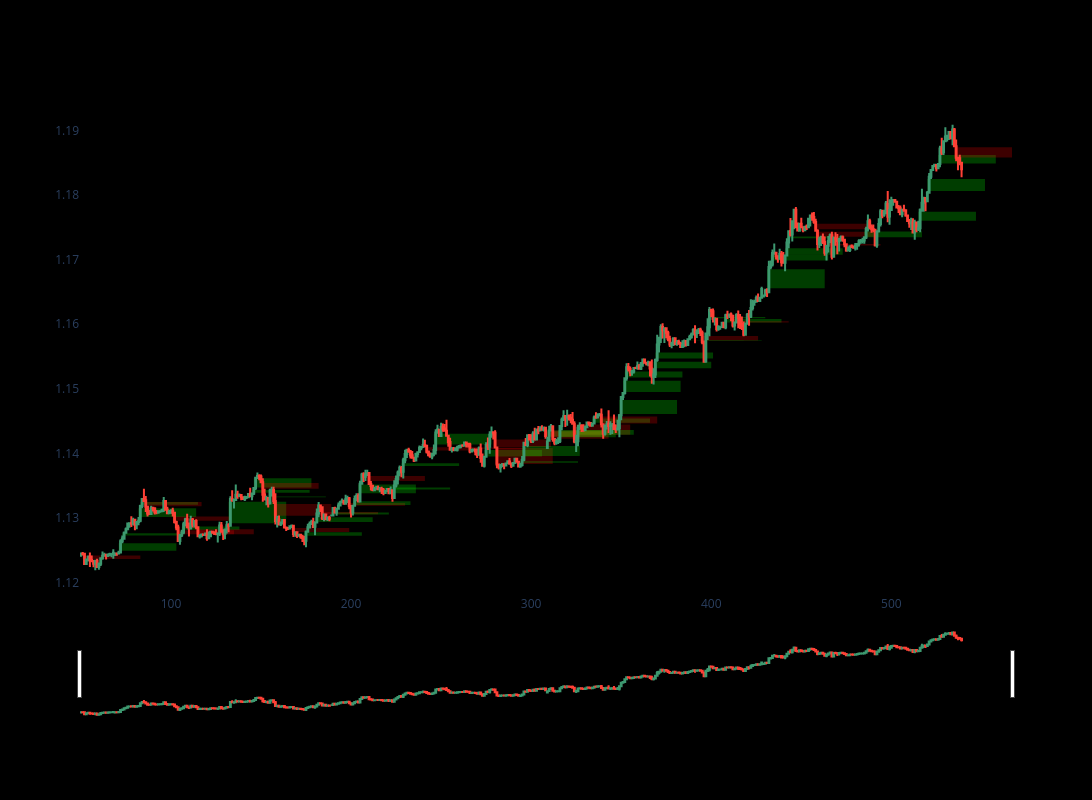

The cell this chart's notebook holds for it:
### Code cell
import plotly.graph_objects as go
from plotly.subplots import make_subplots
from datetime import datetime
dfpl = df[50:540]
# Create the figure
fig = go.Figure()

# Add candlestick chart
fig.add_trace(go.Candlestick(
    x=dfpl.index,
    open=dfpl["Open"],
    high=dfpl["High"],
    low=dfpl["Low"],
    close=dfpl["Close"],
    name="Candles"
))

# Add FVG zones
for _, row in dfpl.iterrows():
    if isinstance(row["FVG"], tuple):
        fvg_type, start, end, index = row["FVG"]
        color = "rgba(0,255,0,0.3)" if fvg_type == "bullish" else "rgba(255,0,0,0.3)"
        fig.add_shape(
            type="rect",
            x0=index -2,
            x1=index + 30,
            y0=start,
            y1=end,
            fillcolor=color,
            opacity=0.8,
            layer="below",
            line=dict(width=0),
        )

# Show the chart
fig.update_layout(width=1200, height=800,
                  xaxis=dict(showgrid=False),
                  yaxis=dict(showgrid=False),
                  plot_bgcolor='black',
                  paper_bgcolor='black')
fig.show()

### Figure 1 — Plotly figure (JSON) as saved in the notebook; plotly's stock layout.template omitted (floating-point values rounded to 4 significant figures; data arrays with more than 128 entries replaced by an {"elided": "..."} marker saying what was removed)
{"data": [{"close": {"elided": "490 float values"}, "high": {"elided": "490 float values"}, "low": {"elided": "490 float values"}, "name": "Candles", "open": {"elided": "490 float values"}, "type": "candlestick", "x": {"elided": "490 int values"}}], "layout": {"height": 800, "paper_bgcolor": "black", "plot_bgcolor": "black", "shapes": [{"fillcolor": "rgba(255,0,0,0.3)", "layer": "below", "line": {"width": 0}, "opacity": 0.8, "type": "rect", "x0": 51, "x1": 83, "y0": 1.124, "y1": 1.124}, {"fillcolor": "rgba(0,255,0,0.3)", "layer": "below", "line": {"width": 0}, "opacity": 0.8, "type": "rect", "x0": 71, "x1": 103, "y0": 1.125, "y1": 1.126}, {"fillcolor": "rgba(0,255,0,0.3)", "layer": "below", "line": {"width": 0}, "opacity": 0.8, "type": "rect", "x0": 73, "x1": 105, "y0": 1.127, "y1": 1.128}, {"fillcolor": "rgba(0,255,0,0.3)", "layer": "below", "line": {"width": 0}, "opacity": 0.8, "type": "rect", "x0": 82, "x1": 114, "y0": 1.13, "y1": 1.132}, {"fillcolor": "rgba(0,255,0,0.3)", "layer": "below", "line": {"width": 0}, "opacity": 0.8, "type": "rect", "x0": 83, "x1": 115, "y0": 1.132, "y1": 1.132}, {"fillcolor": "rgba(255,0,0,0.3)", "layer": "below", "line": {"width": 0}, "opacity": 0.8, "type": "rect", "x0": 85, "x1": 117, "y0": 1.132, "y1": 1.132}, {"fillcolor": "rgba(255,0,0,0.3)", "layer": "below", "line": {"width": 0}, "opacity": 0.8, "type": "rect", "x0": 101, "x1": 133, "y0": 1.13, "y1": 1.13}, {"fillcolor": "rgba(255,0,0,0.3)", "layer": "below", "line": {"width": 0}, "opacity": 0.8, "type": "rect", "x0": 103, "x1": 135, "y0": 1.128, "y1": 1.127}, {"fillcolor": "rgba(0,255,0,0.3)", "layer": "below", "line": {"width": 0}, "opacity": 0.8, "type": "rect", "x0": 106, "x1": 138, "y0": 1.128, "y1": 1.129}, {"fillcolor": "rgba(255,0,0,0.3)", "layer": "below", "line": {"width": 0}, "opacity": 0.8, "type": "rect", "x0": 114, "x1": 146, "y0": 1.128, "y1": 1.127}, {"fillcolor": "rgba(0,255,0,0.3)", "layer": "below", "line": {"width": 0}, "opacity": 0.8, "type": "rect", "x0": 126, "x1": 158, "y0": 1.128, "y1": 1.128}, {"fillcolor": "rgba(0,255,0,0.3)", "layer": "below", "line": {"width": 0}, "opacity": 0.8, "type": "rect", "x0": 132, "x1": 164, "y0": 1.129, "y1": 1.133}, {"fillcolor": "rgba(0,255,0,0.3)", "layer": "below", "line": {"width": 0}, "opacity": 0.8, "type": "rect", "x0": 145, "x1": 177, "y0": 1.134, "y1": 1.134}, {"fillcolor": "rgba(0,255,0,0.3)", "layer": "below", "line": {"width": 0}, "opacity": 0.8, "type": "rect", "x0": 146, "x1": 178, "y0": 1.135, "y1": 1.136}, {"fillcolor": "rgba(255,0,0,0.3)", "layer": "below", "line": {"width": 0}, "opacity": 0.8, "type": "rect", "x0": 150, "x1": 182, "y0": 1.135, "y1": 1.135}, {"fillcolor": "rgba(0,255,0,0.3)", "layer": "below", "line": {"width": 0}, "opacity": 0.8, "type": "rect", "x0": 154, "x1": 186, "y0": 1.133, "y1": 1.133}, {"fillcolor": "rgba(255,0,0,0.3)", "layer": "below", "line": {"width": 0}, "opacity": 0.8, "type": "rect", "x0": 157, "x1": 189, "y0": 1.132, "y1": 1.13}, {"fillcolor": "rgba(255,0,0,0.3)", "layer": "below", "line": {"width": 0}, "opacity": 0.8, "type": "rect", "x0": 167, "x1": 199, "y0": 1.128, "y1": 1.128}, {"fillcolor": "rgba(0,255,0,0.3)", "layer": "below", "line": {"width": 0}, "opacity": 0.8, "type": "rect", "x0": 174, "x1": 206, "y0": 1.127, "y1": 1.128}, {"fillcolor": "rgba(0,255,0,0.3)", "layer": "below", "line": {"width": 0}, "opacity": 0.8, "type": "rect", "x0": 180, "x1": 212, "y0": 1.129, "y1": 1.13}, {"fillcolor": "rgba(255,0,0,0.3)", "layer": "below", "line": {"width": 0}, "opacity": 0.8, "type": "rect", "x0": 183, "x1": 215, "y0": 1.131, "y1": 1.131}, {"fillcolor": "rgba(0,255,0,0.3)", "layer": "below", "line": {"width": 0}, "opacity": 0.8, "type": "rect", "x0": 189, "x1": 221, "y0": 1.131, "y1": 1.131}, {"fillcolor": "rgba(255,0,0,0.3)", "layer": "below", "line": {"width": 0}, "opacity": 0.8, "type": "rect", "x0": 198, "x1": 230, "y0": 1.132, "y1": 1.132}, {"fillcolor": "rgba(0,255,0,0.3)", "layer": "below", "line": {"width": 0}, "opacity": 0.8, "type": "rect", "x0": 201, "x1": 233, "y0": 1.132, "y1": 1.133}, {"fillcolor": "rgba(0,255,0,0.3)", "layer": "below", "line": {"width": 0}, "opacity": 0.8, "type": "rect", "x0": 204, "x1": 236, "y0": 1.134, "y1": 1.135}, {"fillcolor": "rgba(255,0,0,0.3)", "layer": "below", "line": {"width": 0}, "opacity": 0.8, "type": "rect", "x0": 209, "x1": 241, "y0": 1.137, "y1": 1.136}, {"fillcolor": "rgba(0,255,0,0.3)", "layer": "below", "line": {"width": 0}, "opacity": 0.8, "type": "rect", "x0": 223, "x1": 255, "y0": 1.134, "y1": 1.135}, {"fillcolor": "rgba(0,255,0,0.3)", "layer": "below", "line": {"width": 0}, "opacity": 0.8, "type": "rect", "x0": 228, "x1": 260, "y0": 1.138, "y1": 1.138}, {"fillcolor": "rgba(255,0,0,0.3)", "layer": "below", "line": {"width": 0}, "opacity": 0.8, "type": "rect", "x0": 241, "x1": 273, "y0": 1.141, "y1": 1.14}, {"fillcolor": "rgba(0,255,0,0.3)", "layer": "below", "line": {"width": 0}, "opacity": 0.8, "type": "rect", "x0": 246, "x1": 278, "y0": 1.141, "y1": 1.143}, {"fillcolor": "rgba(255,0,0,0.3)", "layer": "below", "line": {"width": 0}, "opacity": 0.8, "type": "rect", "x0": 265, "x1": 297, "y0": 1.141, "y1": 1.141}, {"fillcolor": "rgba(0,255,0,0.3)", "layer": "below", "line": {"width": 0}, "opacity": 0.8, "type": "rect", "x0": 274, "x1": 306, "y0": 1.14, "y1": 1.141}, {"fillcolor": "rgba(255,0,0,0.3)", "layer": "below", "line": {"width": 0}, "opacity": 0.8, "type": "rect", "x0": 279, "x1": 311, "y0": 1.142, "y1": 1.141}, {"fillcolor": "rgba(255,0,0,0.3)", "layer": "below", "line": {"width": 0}, "opacity": 0.8, "type": "rect", "x0": 280, "x1": 312, "y0": 1.141, "y1": 1.138}, {"fillcolor": "rgba(255,0,0,0.3)", "layer": "below", "line": {"width": 0}, "opacity": 0.8, "type": "rect", "x0": 292, "x1": 324, "y0": 1.139, "y1": 1.139}, {"fillcolor": "rgba(0,255,0,0.3)", "layer": "below", "line": {"width": 0}, "opacity": 0.8, "type": "rect", "x0": 294, "x1": 326, "y0": 1.139, "y1": 1.139}, {"fillcolor": "rgba(0,255,0,0.3)", "layer": "below", "line": {"width": 0}, "opacity": 0.8, "type": "rect", "x0": 295, "x1": 327, "y0": 1.14, "y1": 1.141}, {"fillcolor": "rgba(255,0,0,0.3)", "layer": "below", "line": {"width": 0}, "opacity": 0.8, "type": "rect", "x0": 307, "x1": 339, "y0": 1.143, "y1": 1.143}, {"fillcolor": "rgba(0,255,0,0.3)", "layer": "below", "line": {"width": 0}, "opacity": 0.8, "type": "rect", "x0": 309, "x1": 341, "y0": 1.143, "y1": 1.144}, {"fillcolor": "rgba(255,0,0,0.3)", "layer": "below", "line": {"width": 0}, "opacity": 0.8, "type": "rect", "x0": 311, "x1": 343, "y0": 1.144, "y1": 1.142}, {"fillcolor": "rgba(0,255,0,0.3)", "layer": "below", "line": {"width": 0}, "opacity": 0.8, "type": "rect", "x0": 315, "x1": 347, "y0": 1.143, "y1": 1.144}, {"fillcolor": "rgba(255,0,0,0.3)", "layer": "below", "line": {"width": 0}, "opacity": 0.8, "type": "rect", "x0": 323, "x1": 355, "y0": 1.144, "y1": 1.143}, {"fillcolor": "rgba(0,255,0,0.3)", "layer": "below", "line": {"width": 0}, "opacity": 0.8, "type": "rect", "x0": 325, "x1": 357, "y0": 1.143, "y1": 1.144}, {"fillcolor": "rgba(0,255,0,0.3)", "layer": "below", "line": {"width": 0}, "opacity": 0.8, "type": "rect", "x0": 334, "x1": 366, "y0": 1.145, "y1": 1.145}, {"fillcolor": "rgba(255,0,0,0.3)", "layer": "below", "line": {"width": 0}, "opacity": 0.8, "type": "rect", "x0": 338, "x1": 370, "y0": 1.146, "y1": 1.145}, {"fillcolor": "rgba(0,255,0,0.3)", "layer": "below", "line": {"width": 0}, "opacity": 0.8, "type": "rect", "x0": 349, "x1": 381, "y0": 1.146, "y1": 1.148}, {"fillcolor": "rgba(0,255,0,0.3)", "layer": "below", "line": {"width": 0}, "opacity": 0.8, "type": "rect", "x0": 351, "x1": 383, "y0": 1.15, "y1": 1.151}, {"fillcolor": "rgba(0,255,0,0.3)", "layer": "below", "line": {"width": 0}, "opacity": 0.8, "type": "rect", "x0": 352, "x1": 384, "y0": 1.152, "y1": 1.153}, {"fillcolor": "rgba(0,255,0,0.3)", "layer": "below", "line": {"width": 0}, "opacity": 0.8, "type": "rect", "x0": 368, "x1": 400, "y0": 1.153, "y1": 1.154}, {"fillcolor": "rgba(0,255,0,0.3)", "layer": "below", "line": {"width": 0}, "opacity": 0.8, "type": "rect", "x0": 369, "x1": 401, "y0": 1.155, "y1": 1.156}, {"fillcolor": "rgba(0,255,0,0.3)", "layer": "below", "line": {"width": 0}, "opacity": 0.8, "type": "rect", "x0": 386, "x1": 418, "y0": 1.157, "y1": 1.158}, {"fillcolor": "rgba(255,0,0,0.3)", "layer": "below", "line": {"width": 0}, "opacity": 0.8, "type": "rect", "x0": 394, "x1": 426, "y0": 1.158, "y1": 1.157}, {"fillcolor": "rgba(0,255,0,0.3)", "layer": "below", "line": {"width": 0}, "opacity": 0.8, "type": "rect", "x0": 396, "x1": 428, "y0": 1.157, "y1": 1.158}, {"fillcolor": "rgba(0,255,0,0.3)", "layer": "below", "line": {"width": 0}, "opacity": 0.8, "type": "rect", "x0": 398, "x1": 430, "y0": 1.161, "y1": 1.161}, {"fillcolor": "rgba(0,255,0,0.3)", "layer": "below", "line": {"width": 0}, "opacity": 0.8, "type": "rect", "x0": 407, "x1": 439, "y0": 1.16, "y1": 1.161}, {"fillcolor": "rgba(255,0,0,0.3)", "layer": "below", "line": {"width": 0}, "opacity": 0.8, "type": "rect", "x0": 411, "x1": 443, "y0": 1.16, "y1": 1.16}, {"fillcolor": "rgba(0,255,0,0.3)", "layer": "below", "line": {"width": 0}, "opacity": 0.8, "type": "rect", "x0": 431, "x1": 463, "y0": 1.166, "y1": 1.169}, {"fillcolor": "rgba(0,255,0,0.3)", "layer": "below", "line": {"width": 0}, "opacity": 0.8, "type": "rect", "x0": 433, "x1": 465, "y0": 1.17, "y1": 1.171}, {"fillcolor": "rgba(0,255,0,0.3)", "layer": "below", "line": {"width": 0}, "opacity": 0.8, "type": "rect", "x0": 441, "x1": 473, "y0": 1.171, "y1": 1.172}, {"fillcolor": "rgba(0,255,0,0.3)", "layer": "below", "line": {"width": 0}, "opacity": 0.8, "type": "rect", "x0": 442, "x1": 474, "y0": 1.173, "y1": 1.174}, {"fillcolor": "rgba(255,0,0,0.3)", "layer": "below", "line": {"width": 0}, "opacity": 0.8, "type": "rect", "x0": 457, "x1": 489, "y0": 1.176, "y1": 1.175}, {"fillcolor": "rgba(255,0,0,0.3)", "layer": "below", "line": {"width": 0}, "opacity": 0.8, "type": "rect", "x0": 458, "x1": 490, "y0": 1.174, "y1": 1.174}, {"fillcolor": "rgba(255,0,0,0.3)", "layer": "below", "line": {"width": 0}, "opacity": 0.8, "type": "rect", "x0": 462, "x1": 494, "y0": 1.172, "y1": 1.172}, {"fillcolor": "rgba(0,255,0,0.3)", "layer": "below", "line": {"width": 0}, "opacity": 0.8, "type": "rect", "x0": 485, "x1": 517, "y0": 1.173, "y1": 1.174}, {"fillcolor": "rgba(0,255,0,0.3)", "layer": "below", "line": {"width": 0}, "opacity": 0.8, "type": "rect", "x0": 515, "x1": 547, "y0": 1.176, "y1": 1.177}, {"fillcolor": "rgba(0,255,0,0.3)", "layer": "below", "line": {"width": 0}, "opacity": 0.8, "type": "rect", "x0": 520, "x1": 552, "y0": 1.181, "y1": 1.182}, {"fillcolor": "rgba(0,255,0,0.3)", "layer": "below", "line": {"width": 0}, "opacity": 0.8, "type": "rect", "x0": 526, "x1": 558, "y0": 1.185, "y1": 1.186}, {"fillcolor": "rgba(255,0,0,0.3)", "layer": "below", "line": {"width": 0}, "opacity": 0.8, "type": "rect", "x0": 535, "x1": 567, "y0": 1.187, "y1": 1.186}], "width": 1200, "xaxis": {"showgrid": false}, "yaxis": {"showgrid": false}}}
